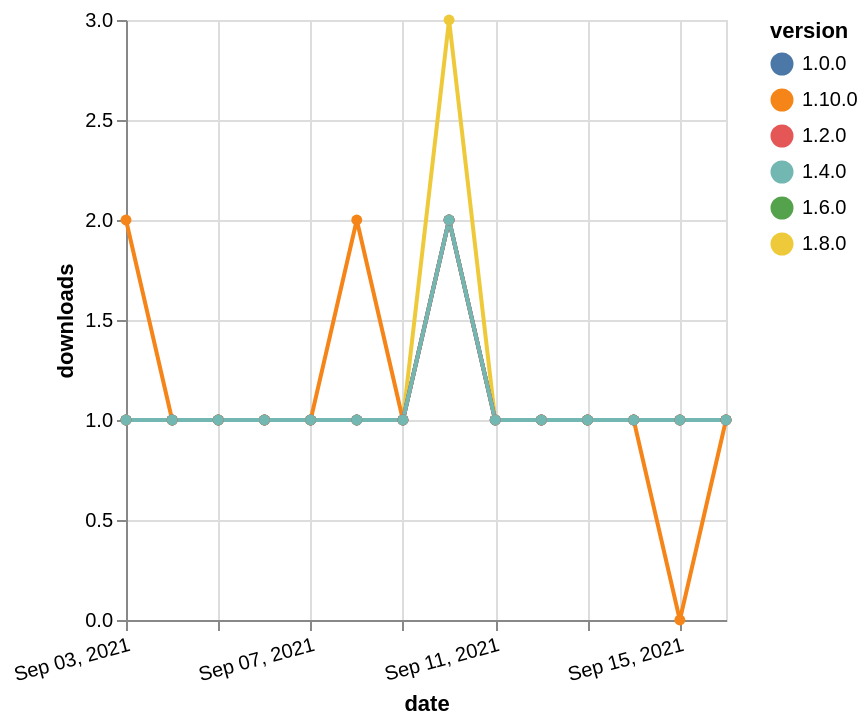

Vega-Lite specification stored for this chart:
### Vega-Lite specification from a JSON file in a GitHub repository (floating-point values rounded to 4 significant figures)
{"$schema": "https://vega.github.io/schema/vega-lite/v5.json", "description": "A simple bar chart with embedded data.", "data": {"values": [{"date": "2021-09-03", "total": 168, "delta": 1, "version": "1.6.0"}, {"date": "2021-09-04", "total": 169, "delta": 1, "version": "1.6.0"}, {"date": "2021-09-05", "total": 170, "delta": 1, "version": "1.6.0"}, {"date": "2021-09-06", "total": 171, "delta": 1, "version": "1.6.0"}, {"date": "2021-09-07", "total": 172, "delta": 1, "version": "1.6.0"}, {"date": "2021-09-08", "total": 173, "delta": 1, "version": "1.6.0"}, {"date": "2021-09-09", "total": 174, "delta": 1, "version": "1.6.0"}, {"date": "2021-09-10", "total": 176, "delta": 2, "version": "1.6.0"}, {"date": "2021-09-11", "total": 177, "delta": 1, "version": "1.6.0"}, {"date": "2021-09-12", "total": 178, "delta": 1, "version": "1.6.0"}, {"date": "2021-09-13", "total": 179, "delta": 1, "version": "1.6.0"}, {"date": "2021-09-14", "total": 180, "delta": 1, "version": "1.6.0"}, {"date": "2021-09-15", "total": 181, "delta": 1, "version": "1.6.0"}, {"date": "2021-09-16", "total": 182, "delta": 1, "version": "1.6.0"}, {"date": "2021-09-03", "total": 195, "delta": 1, "version": "1.8.0"}, {"date": "2021-09-04", "total": 196, "delta": 1, "version": "1.8.0"}, {"date": "2021-09-05", "total": 197, "delta": 1, "version": "1.8.0"}, {"date": "2021-09-06", "total": 198, "delta": 1, "version": "1.8.0"}, {"date": "2021-09-07", "total": 199, "delta": 1, "version": "1.8.0"}, {"date": "2021-09-08", "total": 200, "delta": 1, "version": "1.8.0"}, {"date": "2021-09-09", "total": 201, "delta": 1, "version": "1.8.0"}, {"date": "2021-09-10", "total": 204, "delta": 3, "version": "1.8.0"}, {"date": "2021-09-11", "total": 205, "delta": 1, "version": "1.8.0"}, {"date": "2021-09-12", "total": 206, "delta": 1, "version": "1.8.0"}, {"date": "2021-09-13", "total": 207, "delta": 1, "version": "1.8.0"}, {"date": "2021-09-14", "total": 208, "delta": 1, "version": "1.8.0"}, {"date": "2021-09-15", "total": 209, "delta": 1, "version": "1.8.0"}, {"date": "2021-09-16", "total": 210, "delta": 1, "version": "1.8.0"}, {"date": "2021-09-03", "total": 122, "delta": 2, "version": "1.10.0"}, {"date": "2021-09-04", "total": 123, "delta": 1, "version": "1.10.0"}, {"date": "2021-09-05", "total": 124, "delta": 1, "version": "1.10.0"}, {"date": "2021-09-06", "total": 125, "delta": 1, "version": "1.10.0"}, {"date": "2021-09-07", "total": 126, "delta": 1, "version": "1.10.0"}, {"date": "2021-09-08", "total": 128, "delta": 2, "version": "1.10.0"}, {"date": "2021-09-09", "total": 129, "delta": 1, "version": "1.10.0"}, {"date": "2021-09-10", "total": 131, "delta": 2, "version": "1.10.0"}, {"date": "2021-09-11", "total": 132, "delta": 1, "version": "1.10.0"}, {"date": "2021-09-12", "total": 133, "delta": 1, "version": "1.10.0"}, {"date": "2021-09-13", "total": 134, "delta": 1, "version": "1.10.0"}, {"date": "2021-09-14", "total": 135, "delta": 1, "version": "1.10.0"}, {"date": "2021-09-15", "total": 135, "delta": 0, "version": "1.10.0"}, {"date": "2021-09-16", "total": 136, "delta": 1, "version": "1.10.0"}, {"date": "2021-09-03", "total": 246, "delta": 1, "version": "1.0.0"}, {"date": "2021-09-04", "total": 247, "delta": 1, "version": "1.0.0"}, {"date": "2021-09-05", "total": 248, "delta": 1, "version": "1.0.0"}, {"date": "2021-09-06", "total": 249, "delta": 1, "version": "1.0.0"}, {"date": "2021-09-07", "total": 250, "delta": 1, "version": "1.0.0"}, {"date": "2021-09-08", "total": 251, "delta": 1, "version": "1.0.0"}, {"date": "2021-09-09", "total": 252, "delta": 1, "version": "1.0.0"}, {"date": "2021-09-10", "total": 254, "delta": 2, "version": "1.0.0"}, {"date": "2021-09-11", "total": 255, "delta": 1, "version": "1.0.0"}, {"date": "2021-09-12", "total": 256, "delta": 1, "version": "1.0.0"}, {"date": "2021-09-13", "total": 257, "delta": 1, "version": "1.0.0"}, {"date": "2021-09-14", "total": 258, "delta": 1, "version": "1.0.0"}, {"date": "2021-09-15", "total": 259, "delta": 1, "version": "1.0.0"}, {"date": "2021-09-16", "total": 260, "delta": 1, "version": "1.0.0"}, {"date": "2021-09-03", "total": 196, "delta": 1, "version": "1.2.0"}, {"date": "2021-09-04", "total": 197, "delta": 1, "version": "1.2.0"}, {"date": "2021-09-05", "total": 198, "delta": 1, "version": "1.2.0"}, {"date": "2021-09-06", "total": 199, "delta": 1, "version": "1.2.0"}, {"date": "2021-09-07", "total": 200, "delta": 1, "version": "1.2.0"}, {"date": "2021-09-08", "total": 201, "delta": 1, "version": "1.2.0"}, {"date": "2021-09-09", "total": 202, "delta": 1, "version": "1.2.0"}, {"date": "2021-09-10", "total": 204, "delta": 2, "version": "1.2.0"}, {"date": "2021-09-11", "total": 205, "delta": 1, "version": "1.2.0"}, {"date": "2021-09-12", "total": 206, "delta": 1, "version": "1.2.0"}, {"date": "2021-09-13", "total": 207, "delta": 1, "version": "1.2.0"}, {"date": "2021-09-14", "total": 208, "delta": 1, "version": "1.2.0"}, {"date": "2021-09-15", "total": 209, "delta": 1, "version": "1.2.0"}, {"date": "2021-09-16", "total": 210, "delta": 1, "version": "1.2.0"}, {"date": "2021-09-03", "total": 188, "delta": 1, "version": "1.4.0"}, {"date": "2021-09-04", "total": 189, "delta": 1, "version": "1.4.0"}, {"date": "2021-09-05", "total": 190, "delta": 1, "version": "1.4.0"}, {"date": "2021-09-06", "total": 191, "delta": 1, "version": "1.4.0"}, {"date": "2021-09-07", "total": 192, "delta": 1, "version": "1.4.0"}, {"date": "2021-09-08", "total": 193, "delta": 1, "version": "1.4.0"}, {"date": "2021-09-09", "total": 194, "delta": 1, "version": "1.4.0"}, {"date": "2021-09-10", "total": 196, "delta": 2, "version": "1.4.0"}, {"date": "2021-09-11", "total": 197, "delta": 1, "version": "1.4.0"}, {"date": "2021-09-12", "total": 198, "delta": 1, "version": "1.4.0"}, {"date": "2021-09-13", "total": 199, "delta": 1, "version": "1.4.0"}, {"date": "2021-09-14", "total": 200, "delta": 1, "version": "1.4.0"}, {"date": "2021-09-15", "total": 201, "delta": 1, "version": "1.4.0"}, {"date": "2021-09-16", "total": 202, "delta": 1, "version": "1.4.0"}]}, "width": "container", "mark": {"type": "line", "point": {"filled": true}}, "encoding": {"x": {"field": "date", "type": "temporal", "timeUnit": "yearmonthdate", "title": "date", "axis": {"labelAngle": -15}}, "y": {"field": "delta", "type": "quantitative", "title": "downloads"}, "color": {"field": "version", "type": "nominal"}, "tooltip": {"field": "delta"}}}
